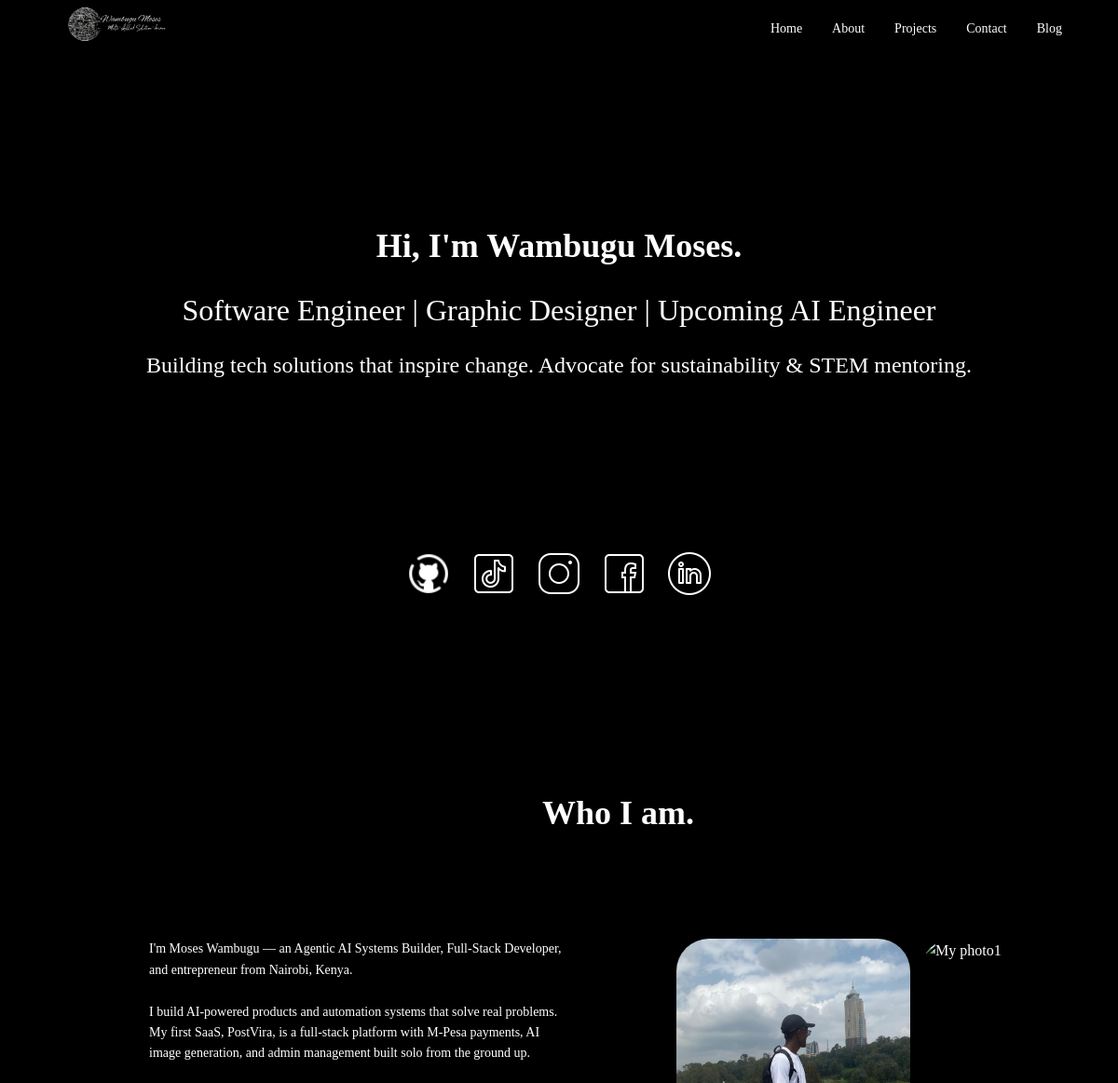
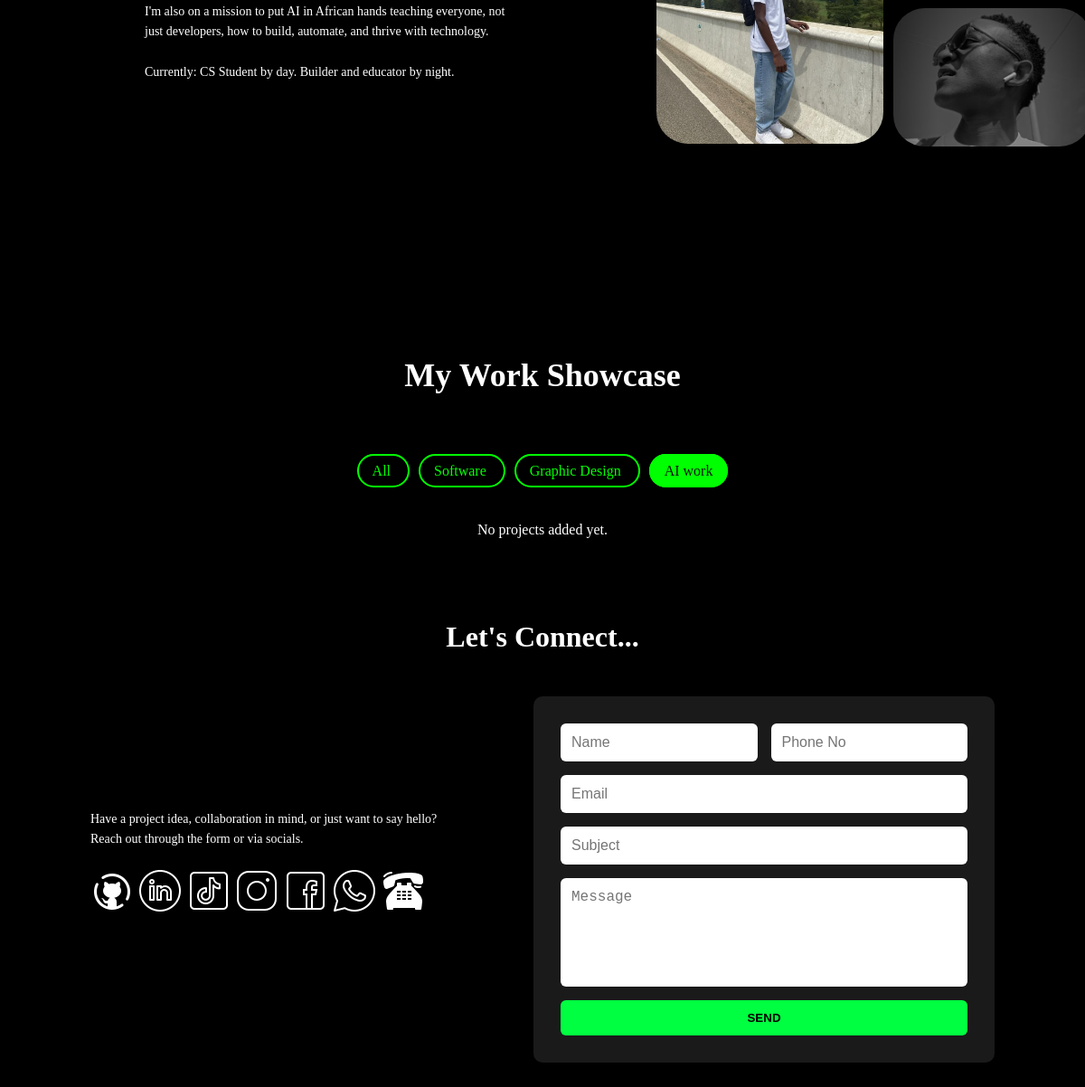
Page /portfolio/?category=ai on the committed database (2 pictures, top to bottom).
### main/models.py (models this page shows, shortened)
class SiteProfile(models.Model):
    name = models.CharField(max_length=120, default="Wambugu Moses")
    headline = models.CharField(
        max_length=220,
        default="Software Engineer | Graphic Designer | Upcoming AI Engineer",
    )
    intro = models.TextField(
        default="Building tech solutions that inspire change. Advocate for sustainability & STEM mentoring."
    )
    about_title = models.CharField(max_length=120, default="Who I am.")
    about_text = models.TextField(
        default="I'm a versatile Software Developer, Graphic Designer, and aspiring AI Engineer. My journey blends creativity with technology, allowing me to design and build digital solutions that are functional and visually impactful."
    )
    github_url = models.URLField(blank=True, default="https://github.com/Polymathh")
    linkedin_url = models.URLField(blank=True, default="https://www.linkedin.com/in/wambugumoses/")
    tiktok_url = models.URLField(blank=True, default="https://www.tiktok.com/@wambugu_ai")
    instagram_url = models.URLField(blank=True)
    facebook_url = models.URLField(blank=True)
    whatsapp_url = models.URLField(blank=True, default="https://wa.me/+254704141329")
    phone = models.CharField(max_length=40, blank=True, default="+254704141329")
    email = models.EmailField(blank=True)
    updated_at = models.DateTimeField(auto_now=True)
    class Meta:
        verbose_name = "Site Profile"
        verbose_name_plural = "Site Profile"

### main/views.py (the view, shortened to what this page needs)
# urls.py: path('portfolio/', views.portfolio_home, name='portfolio_home'),
def portfolio_home(request):
    categories = Project.CATEGORY_CHOICES
    selected_category = request.GET.get("category", "all")
    if selected_category == "all":
        projects = Project.objects.all()[:6]
    else:
        projects = Project.objects.filter(category=selected_category)
    form = ContactForm()
    featured_posts = BlogPost.objects.filter(status="published")[:3]
    return render(request, "home.html", {
        "categories": categories,
        "projects": projects,
        "form": form,
        "profile": get_site_profile(),
        "seo": get_seo_settings(),
        "featured_posts": featured_posts,
    })

### main/forms.py
class ContactForm(forms.ModelForm):
    class Meta:
        model = Contact
        fields = ["name", "phone", "email", "subject", "message"]
        widgets = {
            "name": forms.TextInput(attrs={"placeholder": "Name", "class": "input"}),
            "phone": forms.TextInput(attrs={"placeholder": "Phone No", "class": "input"}),
            "email": forms.EmailInput(attrs={"placeholder": "Email", "class": "input"}),
            "subject": forms.TextInput(attrs={"placeholder": "Subject", "class": "input"}),
            "message": forms.Textarea(attrs={"placeholder": "Message", "class": "textarea", "rows": 8}),
        }

### main/views.py (called while the page is built)
def get_site_profile():
    return SiteProfile.objects.first() or SiteProfile()

def get_seo_settings():
    return SEOSettings.objects.first() or SEOSettings()

### main/templates/home.html (shortened to what this page needs)
<!DOCTYPE html>
<html lang="en">
    <head>
        {% load static %}
        <link rel="stylesheet" href="{% static 'css/styles.css' %}">
    </head>
    <body>
         <nav>
            <div class="logo">
                <img src="{% static 'logo/wambugu.png' %}" alt="logo">
            </div>
            <ul id="nav-links">
                <li><a href="#home">Home</a></li>
                <li><a href="#about">About</a></li>
                <li><a href="#projects">Projects</a></li>
                <li><a href="#contact">Contact</a></li>
                <li><a href="{% url 'blog_list' %}">Blog</a></li>
            </ul>
         </nav>
          <section class="hero" id="home">
            <h1>Hi, I'm {{ profile.name }}.</h1>
            <p id="p1">{{ profile.headline }}<br></p>
            <p id="p2">{{ profile.intro }}</p>
            <div class="socials">
                {% if profile.github_url %}<a href="{{ profile.github_url }}" target="_blank"><img src="{% static 'logo/github.png' %}" alt="GitHub"></a>{% endif %}
                {% if profile.tiktok_url %}<a href="{{ profile.tiktok_url }}" target="_blank"><img src="{% static 'logo/tiktok.png' %}" alt="TikTok"></a>{% endif %}
                {% if profile.instagram_url %}<a href="{{ profile.instagram_url }}" target="_blank"><img src="{% static 'logo/instagram.png' %}" alt="Instagram"></a>{% endif %}
                {% if profile.facebook_url %}<a href="{{ profile.facebook_url }}" target="_blank"><img src="{% static 'logo/facebook.png' %}" alt="Facebook"></a>{% endif %}
                {% if profile.linkedin_url %}<a href="{{ profile.linkedin_url }}" target="_blank"><img src="{% static 'logo/linkedin.png' %}" alt="LinkedIn"></a>{% endif %}
            </div>
          </section>
           <section class="about" id="about">
            <h2>{{ profile.about_title }}</h2>
            <div class="text">
                <p>{{ profile.about_text|linebreaksbr }}</p>
            </div>
            <div class="images">
                <div class="left">
                <img src="{% static 'images/kim1.jpg' %}" alt="My photo1">
            </div>
            <div class="right">
                <img src="{% static 'images/kim.jpg' %}" alt="My photo1">
                <img src="{% static 'images/kim2.png' %}" alt="My photo1">
            </div>
            </div>
           </section>
            <section id="projects" class="projects">
                <h2>My Work Showcase</h2>
                <div class="project-nav">
                    <a href="?category=all#projects"
                    class="filter-btn {% if request.GET.category == 'all' or not request.GET.category %}active{% endif %}">
                    All
                    </a>
                    {% for key, label in categories %}
                    <a href="?category={{ key }}#projects"
                        class="filter-btn {% if request.GET.category == key %}active{% endif %}">
                        {{ label }}
                    </a>
                    {% endfor %}
                </div>
                <div class="project-grid">
                    {% for project in projects %}
                        <div class="project-card">
                            <img src="{{ project.image.url }}" alt="{{ project.title }} by Wambugu Moses">
                            <div>
                                <h3>{{ project.title }}</h3>
                                <p>{{ project.description }}</p>
                                <div class="project-actions">
                                    {% if project.link %}
                                        <a href="{{ project.link }}" class="btn" target="_blank">
                                            View Project
                                        </a>
                                    {% endif %}
                                    {% if project.pdf %}
                                        <a href="{{ project.pdf.url }}" class="btn btn-outline" target="_blank">
                                            View Project
                                        </a>
                                    {% endif %}
                                </div>
                            </div>
                        </div>
                    {% empty %}
                        <p>No projects added yet.</p>
                    {% endfor %}
                </div>
            </section>
             <section class="contact" id="contact">
                <h2>Let's Connect...</h2>
                <div class="container">
                    <div class="container-left">
                       <p>Have a project idea, collaboration in mind, or just want to say hello? <br>Reach out through the form or via socials.</p>
                        <div class="socials1">
                            <a href="https://github.com/Polymathh" target="_blank"><img src="{% static 'logo/github.png' %}"></a>
                            <a href="https://www.linkedin.com/in/wambugumoses/" target="_blank"><img src="{% static 'logo/linkedin.png' %}"></a>
                            <a href="https://www.tiktok.com/@wambugu_ai?is_from_webapp=1&sender_device=pc" target="_blank"><img src="{% static 'logo/tiktok.png' %}"></a>
                            {% if profile.instagram_url %}<a href="{{ profile.instagram_url }}" target="_blank"><img src="{% static 'logo/instagram.png' %}" alt="Instagram"></a>{% endif %}
                            {% if profile.facebook_url %}<a href="{{ profile.facebook_url }}" target="_blank"><img src="{% static 'logo/facebook.png' %}" alt="Facebook"></a>{% endif %}
                            <a href="https://wa.me/+254704141329" target="_blank"><img src="{% static 'logo/whatsapp.png' %}"></a>
                            <a href="tel:+254704141329" target="_blank"><img src="{% static 'logo/phone.png' %}"></a>
                        </div>
                    </div>
                    <div class="container-right">
                        <form method="post" novalidate>
                            <div class="form-row">
                                {{ form.name }} {{ form.phone }}
                            </div>
                            {{ form.email }}
                            {{ form.subject }}
                            {{ form.message }}
                            <button type="submit" class="btn-submit">SEND</button>
                        </form>
                    </div>
                </div>
             </section>
    </body>
</html>

### main/static/css/styles.css (style rules this page uses)
* { margin:0; padding: 0; box-sizing: border-box; }
body { background-color: #000; font-family: "Poppins"; line-height: 1.6; color: #fff; }
h2 { font-size: 36px; font-weight: 600; text-align: center; }
nav { width: 100%; height:60px; padding: 1rem 5%; display: flex; justify-content: space-between; align-items: center; background: #000; position: sticky; top: 0; z-index: 100; }
nav .logo img { height: 132px; }
nav ul { list-style: none; display: flex; gap: 2rem; }
nav ul li a { text-decoration: none; color: #fff; font-weight: 400; font-size: 14px; transition: 0.3s; }
.hero { text-align: center; padding: 6rem 2rem; }
.hero h1 { font-size: 36px; padding-bottom: 14px; padding-top: 80px; font-weight: 600; }
#p1 { font-size: 32px; font-weight: 500; padding-bottom: 14px; }
#p2 { font-size: 24px; font-weight: 400; padding-bottom: 180px; }
.hero .socials { display: flex; justify-content: center; gap: 20px; }
.hero .socials img { width: 50px; transition: 0.3s; filter: brightness(0) invert(1); }
.about { padding: 5rem 10%; align-items: start; position: relative; display: grid; grid-template-columns: 1fr 1fr; gap:6px; padding-bottom: 140px; }
.about h2 { grid-column: 1 / -1; text-align: center; padding-top: 20px; padding-bottom: 100px; }
.about p { width: 520px; height:201px; margin: 0 2.5rem; text-align: left; font-size: 14px; font-weight: 400; }
.images { display: grid; grid-template-columns: max-content max-content; gap: 11px; }
.images img { animation: float 3s ease-in-out infinite; }
.left img { width: 251px; height: 314px; border-radius: 35px; object-fit: cover; }
.right { display: grid; grid-template-rows: 1fr 1fr; gap: 6px; }
.right img { width: 219px; height: 153px; border-radius: 35px; object-fit: cover; }
.projects { padding: 5rem 10%; text-align: center; }
.projects h2 { padding-bottom: 63px; }
.project-nav { margin: 0; padding-bottom: 40px; }
.project-nav a { background: transparent; border: 2px solid #0f0; color: #0f0; padding: 8px 15px; margin: 5px; border-radius: 20px; text-decoration: none; transition: 0.3s; }
.project-nav a.active, .project-nav a:hover { background: #0f0; color: #111; }
.project-grid { display: grid; grid-template-columns: 1fr; gap: 47px; }
.contact { padding-bottom: 63px; }
.contact h2 { font-size: 2rem; text-align: center; margin-bottom: 40px; }
.contact .container { display: flex; justify-content: center; align-items: flex-start; gap: 40px; max-width: 1000px; margin: 0 auto; }
.container-left { flex: 1; font-size: 0.95rem; line-height: 1.6; }
.container-left p { margin-top: 125px; font-size: 14px; font-weight: 400; margin-bottom: 20px; }
.container-right { flex: 1; background: #1a1a1a; padding: 30px; border-radius: 10px; }
.container-right form { display: flex; flex-direction: column; gap: 15px; }
.form-row { display: flex; gap: 15px; }
.container-right input, .container-right textarea { width: 100%; padding: 12px; border-radius: 6px; border: none; font-size: 1rem; }
.container-right textarea { resize: none; height: 120px; }
.btn-submit { padding: 12px; background: #00ff40; color: #000; font-weight: bold; border: none; border-radius: 6px; cursor: pointer; transition: background 0.3s; }
#nav-links { display: flex; gap: 2rem; }

### rows in the picture
SiteProfile: name "Wambugu Moses", headline "Software Engineer | Graphic Designer | Upcoming AI Engineer", intro "Building tech solutions that inspire change. Advocate for sustainability & STEM mentoring.", about_title "Who I am.", about_text "I'm Moses Wambugu — an Agentic AI Systems Builder, Full-Stack Developer, and entrepreneur from Nairobi, Kenya. I build AI-powered products and automation systems that solve real problems. My first SaaS, PostVira, is a full-stack platform with M-Pesa payments, AI image generation, and admin management built solo from the ground up. I'm also on a mission to put AI in African hands teaching everyone, not just developers, how to build, automate, and thrive with technology. Currently: CS Student by day. Builder and educator by night."

### other values in the picture
{{ label }} "Software" "Graphic Design" "AI work"
